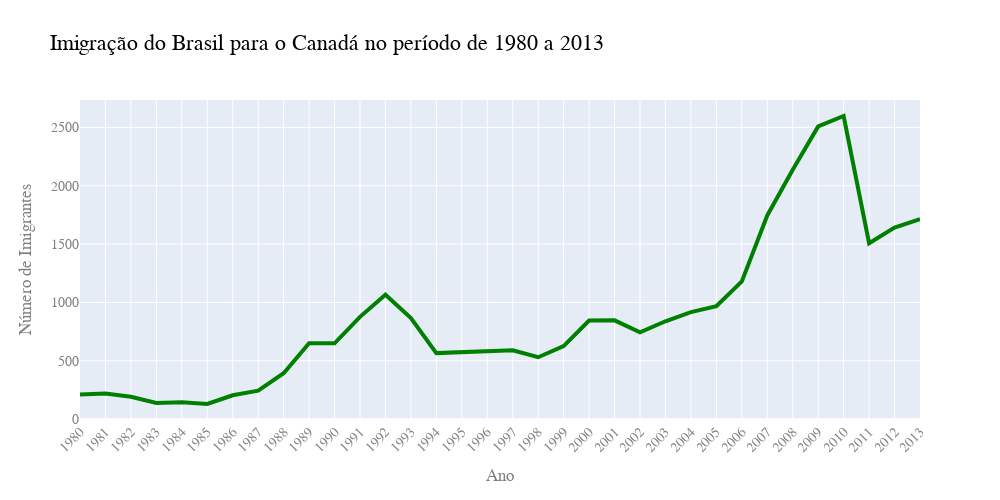

The code cell stored with this chart in its notebook:
### Code cell
fig = px.line(dados_brasil, x = 'ano', y = 'imigrantes',
               title = 'Imigração do Brasil para o Canadá no período de 1980 a 2013')

fig.update_traces(line_color = 'green', line_width = 4) # Muda a cor da linha, espessura da linha
fig.update_layout(width = 1000, height = 500,    # Muda o layout do gráfico 
                    xaxis = {'tickangle': -45}, # Ajustando a rotação dos valores de anos (ticks eixo x)
                    xaxis_title = 'Ano', # Título do eixo x
                    yaxis_title = 'Número de Imigrantes', # Título do eixo y
                    font_family = 'Arial', # Muda a fonte dos eixos
                    font_size = 14, # Tamanho da fonte dos eixos
                    font_color = 'grey', # Cor da fonte dos eixos
                    title_font_color = 'black', # Cor da fonte do Título
                    title_font_size = 22) # Tamanho da fonte do Título
                    

fig.show()

### Figure 1 — Plotly figure (JSON) as saved in the notebook; plotly's stock layout.template omitted (floating-point values rounded to 4 significant figures)
{"data": [{"hovertemplate": "ano=%{x}<br>imigrantes=%{y}<extra></extra>", "legendgroup": "", "line": {"color": "green", "dash": "solid", "width": 4}, "marker": {"symbol": "circle"}, "mode": "lines", "name": "", "orientation": "v", "showlegend": false, "type": "scatter", "x": ["1980", "1981", "1982", "1983", "1984", "1985", "1986", "1987", "1988", "1989", "1990", "1991", "1992", "1993", "1994", "1995", "1996", "1997", "1998", "1999", "2000", "2001", "2002", "2003", "2004", "2005", "2006", "2007", "2008", "2009", "2010", "2011", "2012", "2013"], "xaxis": "x", "y": [211, 220, 192, 139, 145, 130, 205, 244, 394, 650, 650, 877, 1066, 866, 566, 572, 586, 591, 531, 626, 845, 847, 745, 839, 917, 969, 1181, 1746, 2138, 2509, 2598, 1508, 1642, 1714], "yaxis": "y"}], "layout": {"font": {"color": "grey", "family": "Arial", "size": 14}, "height": 500, "legend": {"tracegroupgap": 0}, "title": {"font": {"color": "black", "size": 22}, "text": "Imigração do Brasil para o Canadá no período de 1980 a 2013"}, "width": 1000, "xaxis": {"anchor": "y", "domain": [0, 1], "tickangle": -45, "title": {"text": "Ano"}}, "yaxis": {"anchor": "x", "domain": [0, 1], "title": {"text": "Número de Imigrantes"}}}}
